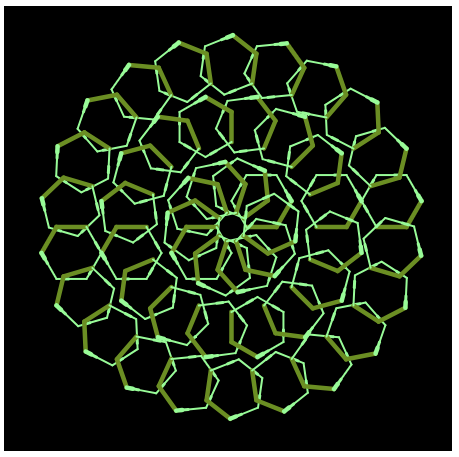

Write the Python code that produced this figure.
from turtle import *
tom = Turtle()
tom.shape('turtle')
tom.speed(0)

def hexa():
	tom.color('olivedrab')
	for i in range (2):
		tom.width(4.5)
		tom.fd(30)
		tom.lt(60)
	tom.color('pale green')
	for j in range (4):
		tom.fd(6)
		tom.width(3)
		tom.fd(6)
		tom.width(2)
		tom.fd(18)
		tom.lt(60)
        
def flower(nom,dis):        
	for count in range (nom):
		tom.pu()
		tom.fd(dis)
		tom.pd()
		hexa()
		tom.pu()
		tom.goto(0,0)
		tom.pd()
		tom.lt(360.0/nom)

flower(10,15)
flower(16,85)
flower(22,145)


tom.hideturtle()  
